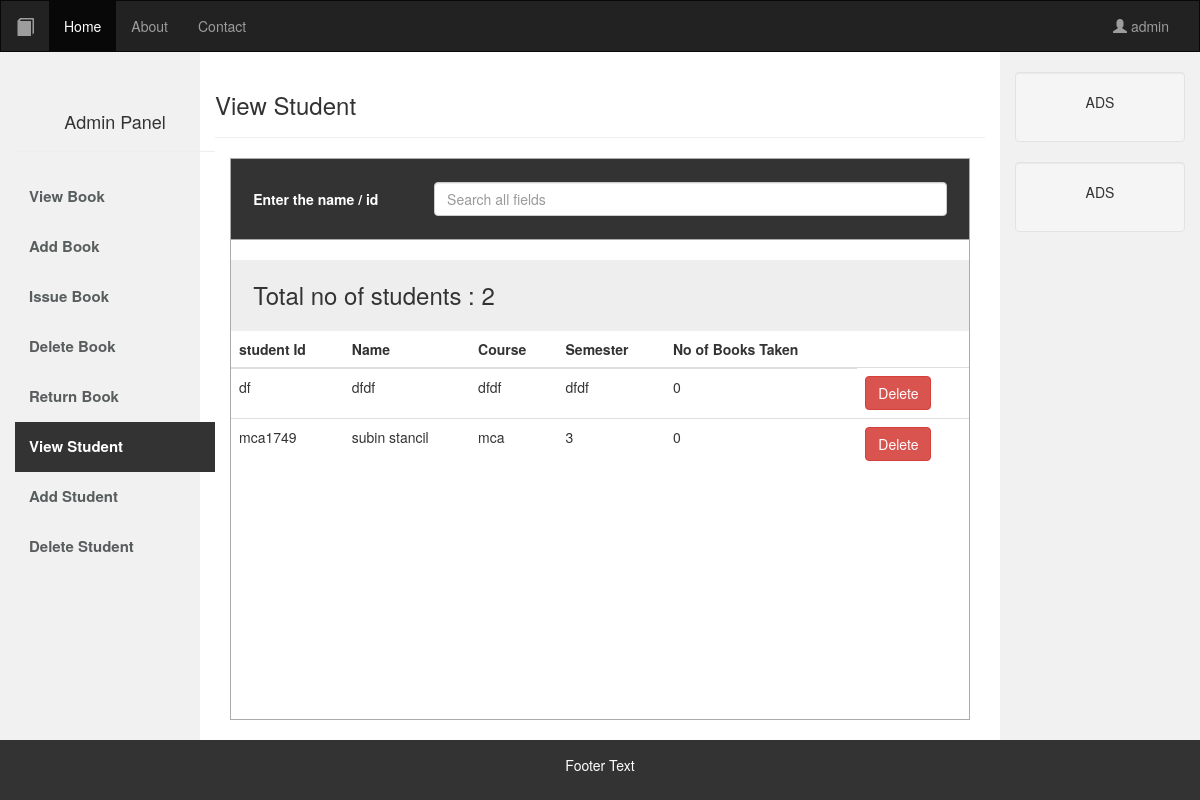
/extra/view_stud.php (signed in), run on the app's committed database.
### tables this page shows
CREATE TABLE `std_details` (
  `id` varchar(20) NOT NULL DEFAULT '0',
  `name` varchar(20) NOT NULL,
  `cousre` varchar(20) NOT NULL,
  `sem` varchar(20) NOT NULL,
  `no_books` varchar(20) NOT NULL
);

### extra/view_stud.php (the view, shortened to what this page needs)
<!DOCTYPE html>
<html lang="en">
<head>
  <link rel="stylesheet" href="css/bootstrap.css">
  <link rel="stylesheet" href="css/main.css">
</head>
<body>
<nav class="navbar navbar-inverse">
  <div class="container-fluid">
    <div class="navbar-header">
      <a class="navbar-brand glyphicon glyphicon-book" href="#"></a>
    </div>
    <div class="collapse navbar-collapse" id="myNavbar">
      <ul class="nav navbar-nav">
        <li class="active"><a href="#">Home</a></li>
        <li><a href="#">About</a></li>
        <li><a href="#">Contact</a></li>
      </ul>
      <ul class="nav navbar-nav navbar-right">
        <li><a href="#" data-toggle="modal" data-target="#myModal" > <span class="glyphicon glyphicon-user"></span> <?php echo $_SESSION['username']; ?></a></li>
      </ul>
    </div>
  </div>
</nav>
<div class="container-fluid text-center" >
  <div class="row content">
    <div class="col-sm-2 sidenav" id="left">
      <ul class="nav navbar-nav">
        <div class="page-header">
          <h4>Admin Panel</h4>
        </div>
      <a href="adminhome.php"><li  id="s1">View Book</li></a>
      <a href="add_book.php"><li id="s2">Add Book</li></a>
      <a href="issue_book.php"><li  id="s3">Issue Book</li></a>
      <a href="delete_book.php"><li  id="s4">Delete Book</li></a>
      <a href="return_book.php"><li  id="s5">Return Book</li></a>
      <a href="view_stud.php"><li class="active" id="s6">View Student</li></a>
      <a href="add_stud.php"><li  id="s7">Add Student</li></a>
      <a href="delete_stud"><li  id="s8">Delete Student</li></a>
      </ul>
    </div>
    <div class="col-sm-8 text-left" id="main_content">
       <div class="page-header">
    <h3>View Student</h3>
</div>
<div class="container search-table">
            <div class="search-box">
                <div class="row">
                    <div class="col-md-3">
                        <h5><b>Enter the name / id</b></h5>
                    </div>
                    <div class="col-md-9">
                        <input type="text" id="myInput"  class="form-control" placeholder="Search all fields">
                    </div>
                </div>
            </div>
            <div class="search-list">
                <h3><?php
                    include('db.php');
                    $rslt=mysqli_query($con,"select * from std_details");
                    echo "Total no of students : ".mysqli_num_rows($rslt);
                ?></h3>
                <table class="table" id="myTable">
                    <thead>
                        <tr>
                            <th>student Id</th>
                            <th>Name</th>
                            <th>Course</th>
                            <th>Semester</th>
                            <th>No of Books Taken</th>
                        </tr>
                    </thead>
                    <tbody>
                    <?php
                      while($v=mysqli_fetch_array($rslt,MYSQLI_NUM))
                {
                    ?>
                          <tr>
                    <td><?php echo $v[0]  ?></td>
                    <td><?php echo $v[1]  ?></td>
                    <td><?php echo $v[2]  ?></td>
                    <td><?php echo $v[3]  ?></td>
                    <td><?php echo $v[4]  ?></td>
                    <td><input type="button" value="Delete" onclick="if(confirm('<?php echo "Delete ".$v[1] ?>')) {window.location.href='view_stud.php?id=<?php echo $v[0];?>'}" class="btn btn-danger" />
                   </td>
                  </tr>
                    <?php
            }
          ?>
                    </tbody>
                </table>
            </div>
        </div>
    </div>
    <div class="col-sm-2 sidenav">
      <div class="well">
        <p>ADS</p>
      </div>
      <div class="well">
        <p>ADS</p>
      </div>
    </div>
  </div>
</div>
<footer class="container-fluid text-center">
  <p>Footer Text</p>
</footer>
</body>
</html>

### css/main.css (style rules this page uses)
html, body { height: 100%; }
.sidenav .nav li { width: 200px; font-size: 15px; text-align: left; padding-left: 10px; color: #585d5d; font-weight: bold; height: 50px; padding: 14px; transition: 0.4s; }
.sidenav .nav .active { background-color: #333; color: #ffff; font-weight: bold; }
.navbar { margin-bottom: 0; border-radius: 0; }
.row.content { height: calc(86vh); }
.sidenav { padding-top: 20px; background-color: #f1f1f1; height: 100%; }
footer { background-color: #333; color: white; padding: 15px; }
.search-table { width: 100%; }
.search-box { background: #333; color: #ffff; border: 1px solid #ababab; padding: 3%; }
.search-list { background: #fff; border: 1px solid #ababab; border-top: none; height: 60vh; overflow-y: scroll; }
.search-list h3 { background: #eee; padding: 3%; margin-bottom: 0%; }

### data on the page
std_details: id "df", name "dfdf", cousre "dfdf", sem "dfdf", no_books "0"
std_details: id "mca1749", name "subin stancil", cousre "mca", sem "3", no_books "0"

### other printed values
$_SESSION['username'] "admin"
mysqli_num_rows($rslt) "2"
